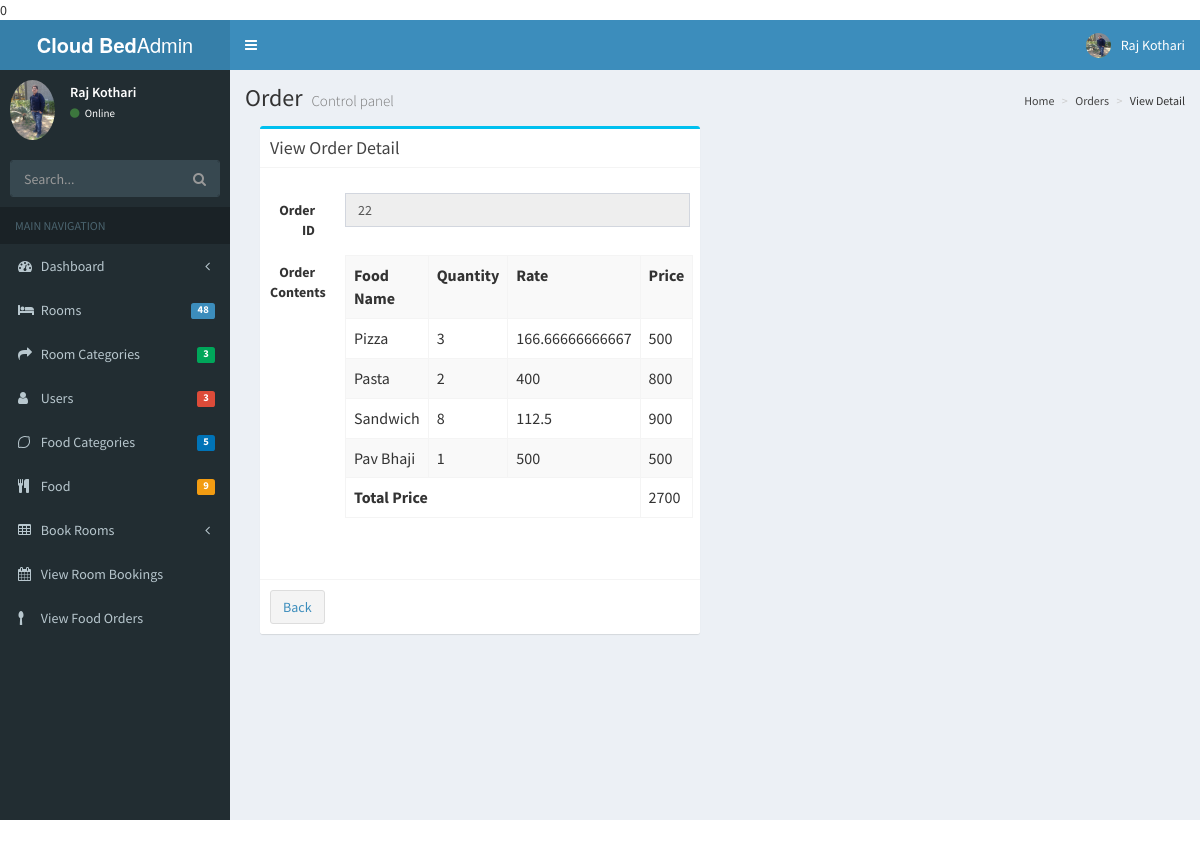
/Hotely/admin/admin/vieworderdetail.php?i3=22, run on the app's committed database.
### tables this page shows
CREATE TABLE IF NOT EXISTS `orderdetail` (
  `id` int(10) NOT NULL AUTO_INCREMENT,
  `orderid` int(10) NOT NULL,
  `fname` varchar(50) NOT NULL,
  `quantity` bigint(10) NOT NULL,
  `totalprice` bigint(10) NOT NULL,
  PRIMARY KEY (`id`)
);

### Hotely/admin/admin/vieworderdetail.php (the view, shortened to what this page needs)
<?php include('header.php');
$id=$_REQUEST['i3'];
?>
  <div class="content-wrapper">
    <section class="content-header">
      <h1>
       Order
        <small>Control panel</small>
      </h1>
      <ol class="breadcrumb">
        <li><a href="#"><i class="fa fa-knife"></i> Home</a></li>
        <li><a href="rooms.php">Orders</a></li>
		<li>View Detail</li>
      </ol>
    </section>
    <section class="content">
      <div class="col-md-6">
       <div class="box box-info">
            <div class="box-header with-border">
              <h3 class="box-title">View Order Detail </h3>
            </div>
            <form class="form-horizontal" action="vieworders.php">
              <div class="box-body">
				<div class="form-group">
                  <label for="inputEmail3" class="col-sm-2 control-label">Order ID</label>
                  <div class="col-sm-10">
                    <input type="text" class="form-control" name="i2" value="<?php echo $id; ?>" readonly>
                  </div>
                </div>
               <div class="form-group">
                  <label for="inputPassword3" class="col-sm-2 control-label">Order Contents</label>
                  <div class="col-sm-10">
        			<table class="table table-bordered table-striped">
					<tr>
					<th> Food Name </th>
					<th> Quantity </th>
					<th> Rate </th>
					<th> Price </th>
					<?php $sql1="select * from orderdetail where `orderid` ='$id'";
					$result1=mysql_query($sql1);
					$hardik=0;
					while($row1=mysql_fetch_array($result1))
					{
						?>
						<tr>
						<td> <?php echo $row1['fname']; ?></td>
						<td><?php  echo $row1['quantity']; ?></td>
						<td><?php  echo $row1['totalprice']/$row1['quantity']; ?></td>
						<?php $hardik+=$row1['totalprice']; ?>
						<td> <?php echo $row1['totalprice']; ?></td>
						</tr>
						<?php
					} ?>
						<tr>
						<th colspan="3"> Total Price </th>
						<td> <?php echo $hardik; ?>
						</tr>
					</table>
                  </div>
                </div>
                <div class="form-group">
                  <div class="col-sm-offset-2 col-sm-10">
                  </div>
                </div>
              </div>
              <div class="box-footer">
                <button type="" class="btn btn-default"><a href="vieworders.php" >Back</a></button>
			  </div>
            </form>
          </div>
      </div>
    </section>
  </div>
 <?php include('footer.php'); ?>

### data on the page
orderdetail: fname "Pizza", quantity "3", $row1['totalprice']/$row1['quantity'] "166.66666666667", totalprice "500"
orderdetail: fname "Pasta", quantity "2", $row1['totalprice']/$row1['quantity'] "400", totalprice "800"
orderdetail: fname "Sandwich", quantity "8", $row1['totalprice']/$row1['quantity'] "112.5", totalprice "900"
orderdetail: fname "Pav Bhaji", quantity "1", $row1['totalprice']/$row1['quantity'] "500", totalprice "500"

### other printed values
$no "48"
$no "3"
$no "5"
$no "9"
$hardik "2700"
